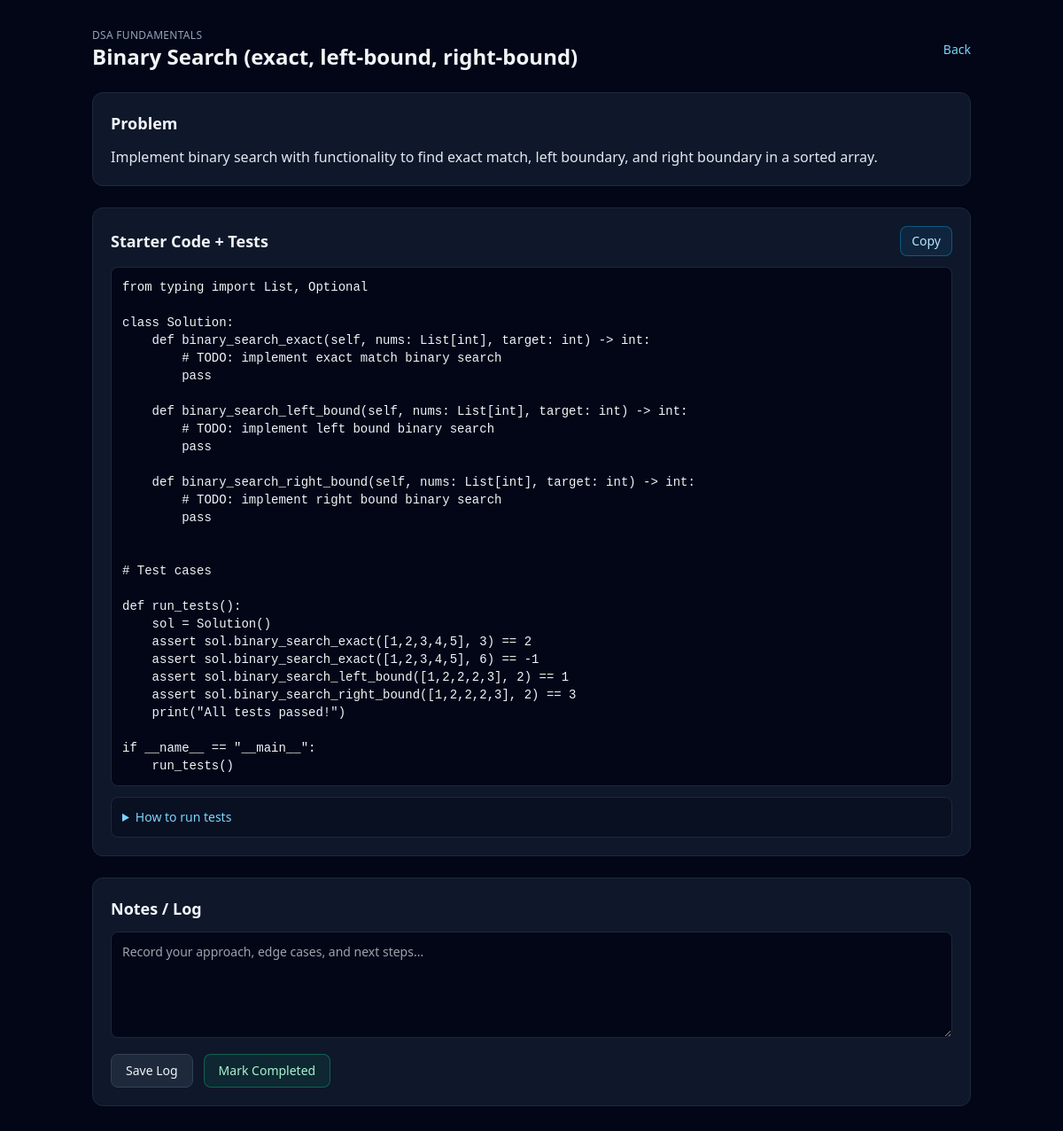
/task/5, run on the app's committed database.
### app/models/task.py (models this page shows)
class TodayTask(Base):
    __tablename__ = "today_tasks"
    id = Column(Integer, primary_key=True, index=True)
    date = Column(Date, default=date.today, index=True)
    module_id = Column(String, nullable=False, index=True)
    name = Column(String, nullable=False)
    group = Column(String, nullable=False)
    task_type = Column(String, nullable=False, default="todo")
    problem_text = Column(Text, nullable=True)
    todo_text = Column(Text, nullable=True)
    code_template = Column(Text, nullable=True)
    notes = Column(Text, nullable=True)
    log = Column(Text, nullable=True)
    url = Column(String, nullable=True)
    extra = Column(JSON, nullable=True)

### app/main.py (the view)
@app.get("/task/{task_id}", response_class=HTMLResponse)
def task_detail_page(task_id: int, request: Request, db=Depends(get_db)):
    task = db.query(TodayTask).filter(TodayTask.id == task_id).first()
    if not task:
        task = db.query(TaskHistory).filter(TaskHistory.id == task_id).first()
    if not task:
        return HTMLResponse("Task not found", status_code=404)
    module_label = task.module_id.replace("-", " ").replace("_", " ").title()
    template_name = "tasks/coding_detail.html" if task.task_type == "coding" else "tasks/todo_detail.html"
    return templates.TemplateResponse(
        template_name,
        {
            "request": request,
            "task": task,
            "module_id": module_label,
            "title": task.name,
            "problem_text": task.problem_text or task.todo_text,
            "code_template": task.code_template,
            "log": task.log,
        },
    )

### app/templates/tasks/coding_detail.html (shortened to what this page needs)
<!DOCTYPE html>
<html lang="en">
<head>
  <link rel="stylesheet" href="https://cdnjs.cloudflare.com/ajax/libs/highlight.js/11.9.0/styles/github-dark.min.css">
  <script src="https://cdn.tailwindcss.com"></script>
</head>
<body class="bg-slate-950 text-slate-100 min-h-screen">
  <div class="max-w-5xl mx-auto px-4 py-8 space-y-6">
    <header class="flex items-center justify-between gap-3">
      <div>
        <p class="text-xs text-slate-400 uppercase tracking-wide">{{ module_id }}</p>
        <h1 class="text-2xl font-bold">{{ title }}</h1>
      </div>
      <div class="flex items-center gap-3">
        <a href="/" class="text-sm text-sky-300">Back</a>
      </div>
    </header>
    <section class="bg-slate-900 border border-slate-800 rounded-xl p-5 space-y-3">
      <h2 class="text-lg font-semibold">Problem</h2>
      <p class="text-slate-200 whitespace-pre-line">{{ problem_text or 'No description provided.' }}</p>
    </section>
    <section class="bg-slate-900 border border-slate-800 rounded-xl p-5 space-y-3">
      <div class="flex items-center justify-between">
        <h2 class="text-lg font-semibold">Starter Code + Tests</h2>
        <button
          class="px-3 py-1.5 text-sm bg-sky-500/10 border border-sky-500/40 rounded-lg text-sky-200"
          onclick="copyCode()">Copy</button>
      </div>
      <div class="overflow-auto">
        <pre class="rounded-lg bg-slate-950 border border-slate-800 p-3 text-sm"><code class="language-python" id="code-block">{{ code_template or '# No template provided' | e }}</code></pre>
      </div>
      <details class="bg-slate-950/40 border border-slate-800 rounded-lg p-3 text-sm text-slate-200">
        <summary class="cursor-pointer text-sky-300">How to run tests</summary>
      </details>
    </section>
    <section class="bg-slate-900 border border-slate-800 rounded-xl p-5 space-y-3">
      <h2 class="text-lg font-semibold">Notes / Log</h2>
      <form class="space-y-3" id="log-form">
        <textarea name="log" id="log" class="w-full min-h-[120px] bg-slate-950 border border-slate-800 rounded-lg p-3 text-sm"
          placeholder="Record your approach, edge cases, and next steps...">{{ log or '' }}</textarea>
        <div class="flex items-center gap-3">
          <button type="button" onclick="saveLog()" class="px-4 py-2 bg-slate-800 border border-slate-700 rounded-lg text-sm">Save Log</button>
          <button type="button" onclick="completeTask()" class="px-4 py-2 bg-emerald-500/10 border border-emerald-500/40 text-emerald-200 rounded-lg text-sm">Mark Completed</button>
        </div>
      </form>
    </section>
  </div>
</body>
</html>

### data on the page
TodayTask: name "Binary Search (exact, left-bound, right-bound)", problem_text "Implement binary search with functionality to find exact match, left boundary, and right boundary in a sorted array.", code_template "from typing import List, Optional class Solution: def binary_search_exact(self, nums: List[int], target: int) -> int: # TODO: implement exact match binary search pass def binary_search_left_bound(self, nums: List[int], target: int) -> int: # TODO: implement left bound binary search pass def binary_search_right_bound(self, nums: List[int], target: int) -> int: # TODO: implement right bound binary search pass # Test cases def run_tests(): sol = Solution() assert sol.binary_search_exact([1,2,3,4,5], 3) == 2 assert sol.binary_search_exact([1,2,3,4,5], 6) == -1 assert sol.binary_search_left_bound([1,2,2,2,3], 2) == 1 assert sol.binary_search_right_bound([1,2,2,2,3], 2) == 3 print(\"All tests…"

### other printed values
{{ module_id }} "DSA FUNDAMENTALS"
